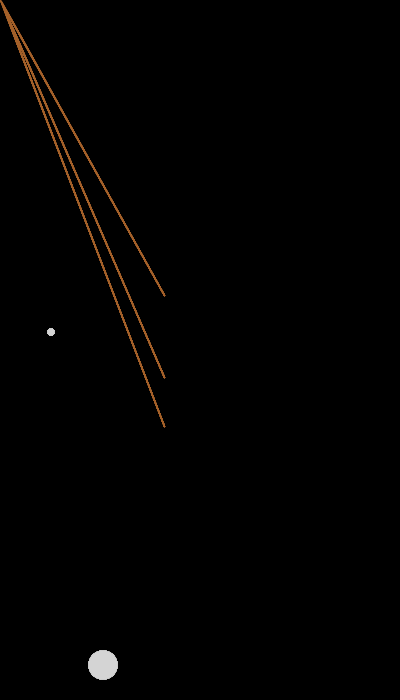
Frame 1 (no input)
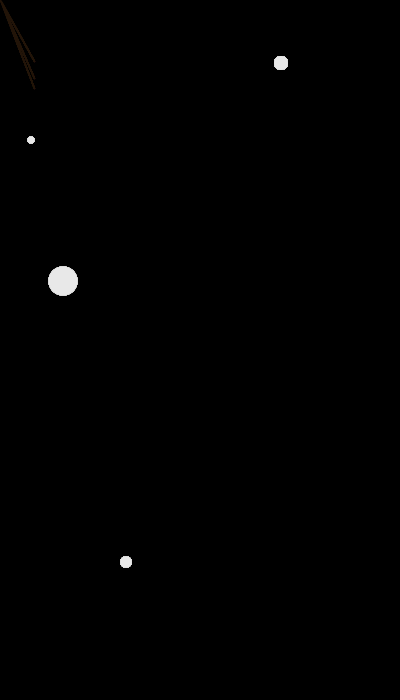
Frame 60 (the mouse pressed at the canvas centre just before this capture)
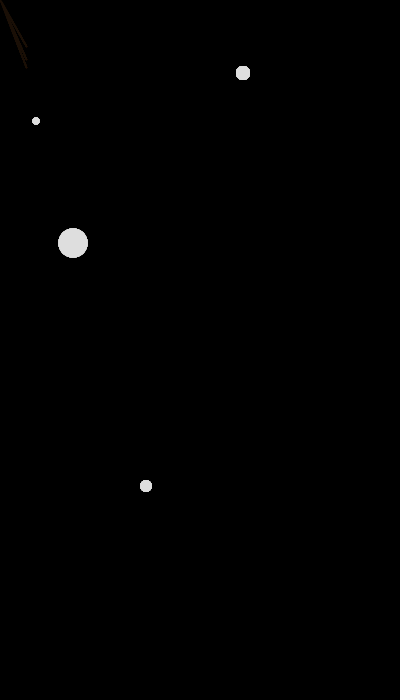
Frame 120 (the mouse held since frame 60 and released just before this capture)

The Processing sketch that drew these frames (run headless with seeded random() and noise(); from frame 60 on, the mouse is pressed at the canvas centre):

// Processing sketch: processing_99218
// ── processing_99218.pde

void setup() {
  size(400,700);
  smooth();
  background(50);
}

void draw() {
  frameRate(6);
  background(0);
  int r = int(random(255));
  int x = int(random(400));
  int y = int(random(700));
  
  for (int i = 0; i < 20; i++) {
      stroke(r, r/1.7, r/4);
      strokeWeight(1.3);
      line(i, i*1.8, r, r*1.8);
      line(i, i*2.3, r, r*2.3);
      line(i, i*2.6, r, r*2.6);
  }
  circles(x, y, r);
  
}


void circles(int x, int y, int r){  
  for(int j = 0; j < 30; j++) {
    for(int k = 0; k < 50; k++) {
      noStroke();
      int col = int(random(150, 255));
      int op = int(random(1, 40));
      fill(col);
      ellipse(x , y , j, j);
      ellipse(y , x , j/2, j/2);
      ellipse(y + 300 , x + 300 , j/3, j/3);
      ellipse(y - 300 , x - 300 , j/3, j/3);
      ellipse(x * 2 , y * 2 , j/2.5, j/2.5);
      ellipse(x/2 , y/2 , j/4, j/4);



    }
  }
}
  


     
